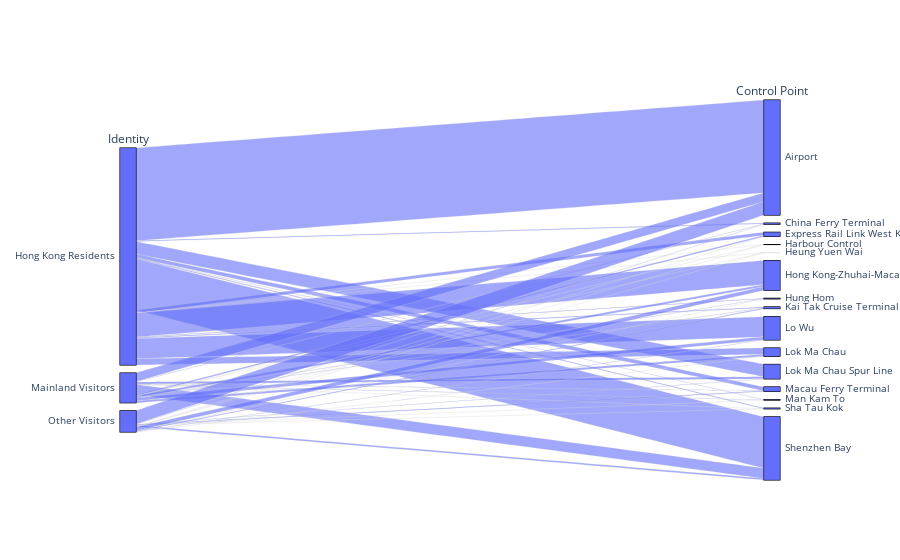

Here is the notebook cell this chart was saved with:
### Code cell
both = df.groupby(['Identity', 'Control Point']).sum()[['Arrivals', 'Departures']]
both = (both.Arrivals+both.Departures).reset_index()
both.columns = ["Identity", 'Control Point', 'Traffic']
#px.parallel_categories(both, counts=0)
#both.sort_values(by='Identity', ascending=True)

fig = go.Figure(go.Parcats(
    dimensions=[
        {'label': 'Identity',
         'values': both.Identity.values},
        {'label': 'Control Point',
         'values': both['Control Point'].values}],
    counts=both.Traffic
))
fig.show()

fig.write_html("./graphs/0_sankey.html")
dp.Report(dp.Plot(fig)).upload(name = 'Sankey')

### Figure 1 — Plotly figure (JSON) as saved in the notebook; plotly's stock layout.template omitted (floating-point values rounded to 4 significant figures)
{"data": [{"counts": [2640928, 22747, 89289, 271, 0, 680801, 15313, 25824, 571823, 179963, 350009, 105367, 12503, 18666, 1460382, 249231, 5398, 29248, 0, 0, 53579, 3274, 4023, 84663, 52623, 60528, 5558, 3478, 3055, 293814, 383538, 4528, 3742, 1550, 0, 109317, 889, 19257, 7205, 6013, 4295, 19556, 109, 601, 41931], "dimensions": [{"label": "Identity", "values": ["Hong Kong Residents", "Hong Kong Residents", "Hong Kong Residents", "Hong Kong Residents", "Hong Kong Residents", "Hong Kong Residents", "Hong Kong Residents", "Hong Kong Residents", "Hong Kong Residents", "Hong Kong Residents", "Hong Kong Residents", "Hong Kong Residents", "Hong Kong Residents", "Hong Kong Residents", "Hong Kong Residents", "Mainland Visitors", "Mainland Visitors", "Mainland Visitors", "Mainland Visitors", "Mainland Visitors", "Mainland Visitors", "Mainland Visitors", "Mainland Visitors", "Mainland Visitors", "Mainland Visitors", "Mainland Visitors", "Mainland Visitors", "Mainland Visitors", "Mainland Visitors", "Mainland Visitors", "Other Visitors", "Other Visitors", "Other Visitors", "Other Visitors", "Other Visitors", "Other Visitors", "Other Visitors", "Other Visitors", "Other Visitors", "Other Visitors", "Other Visitors", "Other Visitors", "Other Visitors", "Other Visitors", "Other Visitors"]}, {"label": "Control Point", "values": ["Airport", "China Ferry Terminal", "Express Rail Link West Kowloon", "Harbour Control", "Heung Yuen Wai", "Hong Kong-Zhuhai-Macao Bridge", "Hung Hom", "Kai Tak Cruise Terminal", "Lo Wu", "Lok Ma Chau", "Lok Ma Chau Spur Line", "Macau Ferry Terminal", "Man Kam To", "Sha Tau Kok", "Shenzhen Bay", "Airport", "China Ferry Terminal", "Express Rail Link West Kowloon", "Harbour Control", "Heung Yuen Wai", "Hong Kong-Zhuhai-Macao Bridge", "Hung Hom", "Kai Tak Cruise Terminal", "Lo Wu", "Lok Ma Chau", "Lok Ma Chau Spur Line", "Macau Ferry Terminal", "Man Kam To", "Sha Tau Kok", "Shenzhen Bay", "Airport", "China Ferry Terminal", "Express Rail Link West Kowloon", "Harbour Control", "Heung Yuen Wai", "Hong Kong-Zhuhai-Macao Bridge", "Hung Hom", "Kai Tak Cruise Terminal", "Lo Wu", "Lok Ma Chau", "Lok Ma Chau Spur Line", "Macau Ferry Terminal", "Man Kam To", "Sha Tau Kok", "Shenzhen Bay"]}], "type": "parcats"}], "layout": {}}
